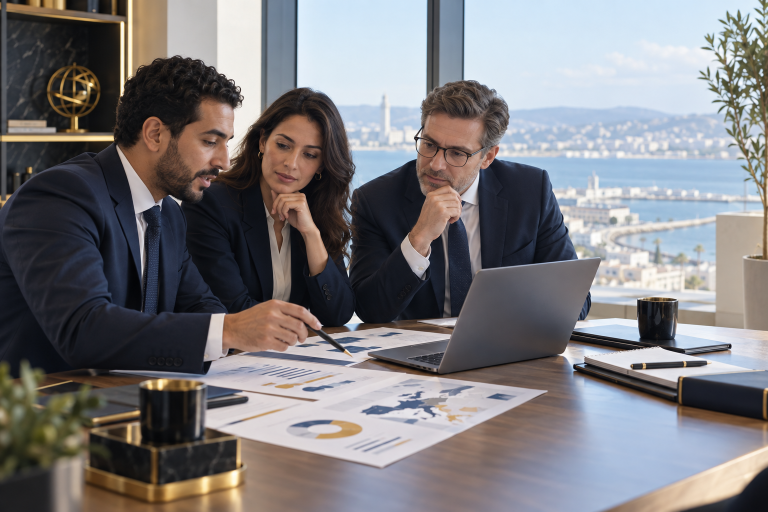
#> input picture assets/marketing_visuals/mec-advisory-meeting.png, 1536 x 1024 px (shown at 1/2 size)
$ python build_visual_playbook.py
#> lines starting #> are read from the running program, lines starting #| are printed output that depends on the picture
from __future__ import annotations

from pathlib import Path
from typing import Iterable

from PIL import Image, ImageChops, ImageDraw, ImageFilter, ImageFont, ImageOps
from docx import Document
from docx.enum.section import WD_ORIENT
from docx.enum.text import WD_ALIGN_PARAGRAPH
from docx.oxml import OxmlElement
from docx.oxml.ns import qn
from docx.shared import Inches, Pt, RGBColor


ROOT = Path(__file__).resolve().parents[1]
OUT_DIR = ROOT / "output" / "documents"
TMP_DIR = ROOT / "tmp" / "visual_playbook" / "pages"
OUTPUT = OUT_DIR / "MEC_Finance_Playbook_Visuel_2026_FR.docx"
LOGO = ROOT / "public" / "images" / "brand" / "logo-main.png"
HERO = ROOT / "assets" / "marketing_visuals" / "mec-advisory-meeting.png"
REEL = ROOT / "assets" / "marketing_visuals" / "mec-reel-expert.png"

W, H = 1600, 1212
NAVY = (0, 31, 63)
NAVY_2 = (8, 48, 85)
GOLD = (212, 175, 55)
GOLD_LIGHT = (239, 219, 151)
WHITE = (255, 255, 255)
INK = (20, 30, 42)
GRAY = (92, 103, 116)
LIGHT = (246, 248, 251)
PALE = (233, 240, 247)
BORDER = (214, 222, 230)
GREEN = (33, 132, 102)
RED = (178, 61, 61)

FONT_REG = Path("C:/Windows/Fonts/arial.ttf")
FONT_BOLD = Path("C:/Windows/Fonts/arialbd.ttf")
FONT_ITALIC = Path("C:/Windows/Fonts/ariali.ttf")


def fnt(size: int, bold: bool = False, italic: bool = False):
    path = FONT_BOLD if bold else FONT_ITALIC if italic else FONT_REG
    return ImageFont.truetype(str(path), size)


# [36 lines left out: functions fit_text, wrap, text_block, not called in this run]


def rounded(draw, box, radius=24, fill=WHITE, outline=None, width=2):
    draw.rounded_rectangle(box, radius=radius, fill=fill, outline=outline, width=width)


def crop_image(path: Path, size: tuple[int, int], focus=(0.5, 0.5)):
#> called with size = (1600, 1212), focus = (0.5, 0.48)
    image = Image.open(path).convert("RGB")
#> image is the input picture: PIL image 1536x1024 RGB; mean R, G, B 123.9, 122, 124.7
    return ImageOps.fit(image, size, method=Image.Resampling.LANCZOS, centering=focus)
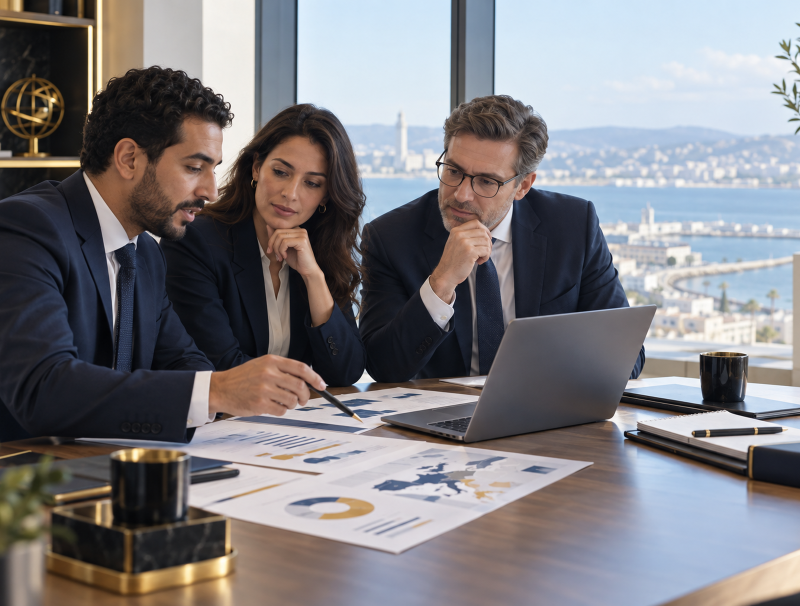
#> returned value: PIL image 1600x1212 RGB (shown at 1/2 size); mean R, G, B 126.6, 124.6, 128.2


# [20 lines left out: functions paste_rounded, base, not called in this run]


def bullet(draw, x, y, text, max_width, color=INK, size=23, accent=GOLD):
    draw.ellipse((x, y + 9, x + 12, y + 21), fill=accent)
    return text_block(draw, (x + 28, y), text, fnt(size), color, max_width - 28, 7)


# [8 lines left out: function arrow, not called in this run]


def add_logo(canvas, box, white_card=False):
    logo = Image.open(LOGO).convert("RGBA")
    rgb = logo.convert("RGB")
    diff = ImageChops.difference(rgb, Image.new("RGB", rgb.size, WHITE)).convert("L")
    diff = diff.point(lambda value: 255 if value > 18 else 0)
    content_box = diff.getbbox()
    if content_box:
        logo = logo.crop(content_box)
    x1, y1, x2, y2 = box
    if white_card:
        overlay = ImageDraw.Draw(canvas)
        rounded(overlay, box, radius=22, fill=WHITE)
        pad = 18
        x1 += pad
        y1 += pad
        x2 -= pad
        y2 -= pad
    fitted = ImageOps.contain(logo, (x2 - x1, y2 - y1), method=Image.Resampling.LANCZOS)
    px = x1 + (x2 - x1 - fitted.width) // 2
    py = y1 + (y2 - y1 - fitted.height) // 2
    canvas.paste(fitted, (px, py), fitted)


def page_cover():
    hero = crop_image(HERO, (W, H), focus=(0.5, 0.48))
    hero = hero.filter(ImageFilter.GaussianBlur(0.2))
    img = hero.copy()
    overlay = Image.new("RGBA", (W, H), (0, 0, 0, 0))
#> overlay: PIL image 1600x1212 RGBA; every value is 0
    od = ImageDraw.Draw(overlay)
    od.rectangle((0, 0, 790, H), fill=(*NAVY, 242))
    od.rectangle((790, 0, 1120, H), fill=(*NAVY, 105))
    img = Image.alpha_composite(img.convert("RGBA"), overlay).convert("RGB")
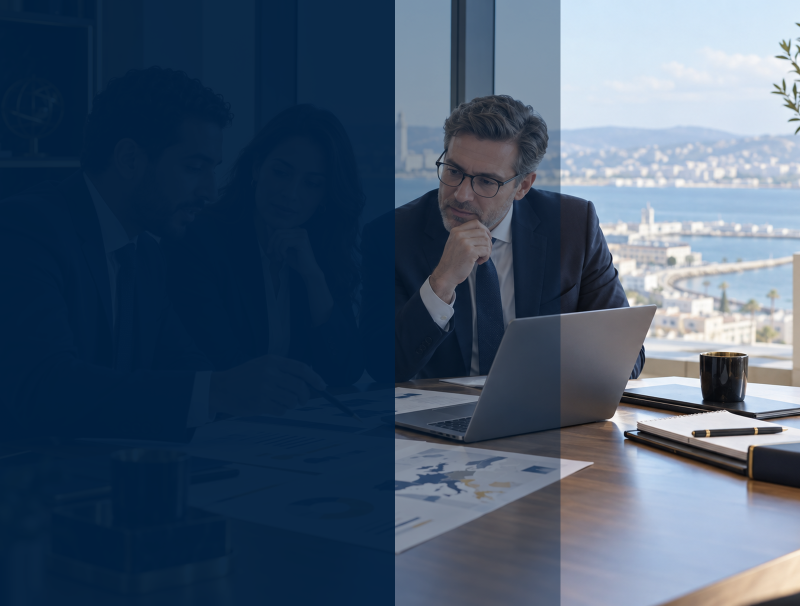
#> img: PIL image 1600x1212 RGB (shown at 1/2 size); mean R, G, B 68.1, 86.9, 108.8
    draw = ImageDraw.Draw(img)
    add_logo(img, (74, 70, 445, 218), white_card=True)
    draw.text((74, 350), "PLAYBOOK", font=fnt(23, bold=True), fill=GOLD)
    y = text_block(draw, (74, 400), "Stratégie marketing\net templates visuels", fnt(58, bold=True), WHITE, 650, 12)
    y += 24
    text_block(draw, (74, y), "Une version courte, présentable et directement exploitable pour LinkedIn, Instagram et Facebook.", fnt(24), (224, 232, 240), 585, 8)
    draw.text((74, 1080), "MEC FINANCE   MAROC  EUROPE   2026", font=fnt(18, bold=True), fill=WHITE)
    draw.rectangle((74, 1120, 450, 1128), fill=GOLD)
    return img


# [121 lines left out: functions page_decision, page_competitors, page_audiences, page_channels, page_content_system, not called in this run]


def square_slide(size=430, bg=WHITE):
    return Image.new("RGB", (size, size), bg)


# [269 lines left out: functions slide_brand, page_carousel_rules, make_carousel_slides, page_carousel_storyboard, reel_frame, page_reel_design and 5 more, not called in this run]


def save_pages():
    TMP_DIR.mkdir(parents=True, exist_ok=True)
    pages = [
        page_cover(), page_decision(), page_competitors(), page_audiences(), page_channels(),
        page_content_system(), page_carousel_rules(), page_carousel_storyboard(), page_reel_design(),
        page_reel_script(), page_calendar(), page_roadmap(), page_kpis(), page_guardrails(),
    ]
    paths = []
    for i, page in enumerate(pages, 1):
        path = TMP_DIR / f"page-{i:02d}.png"
        page.save(path, quality=95)
        paths.append(path)
    return paths


def set_alt(picture, description: str, title: str):
    picture._inline.docPr.set("descr", description)
    picture._inline.docPr.set("title", title)


# [62 lines left out: functions add_page_field, build_docx, not called in this run]


if __name__ == "__main__":
#> (the run stopped early here; a loop or call above may not have finished)
